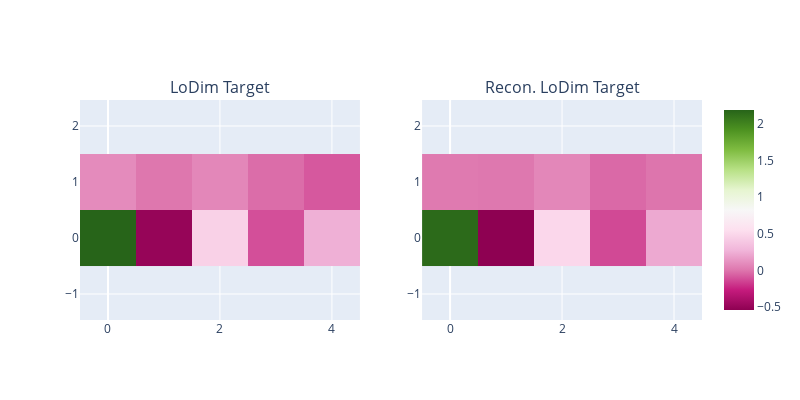

The notebook cell this image was saved under:
### Code cell
compare_images(
    y_proj[sample_idx].cpu(),
    y_proj_recon[sample_idx].cpu(),
    titles=["LoDim Target", "Recon. LoDim Target"],
)

### Figure 1 — Plotly figure (JSON) as saved in the notebook; plotly's stock layout.template omitted (floating-point values rounded to 4 significant figures)
{"data": [{"coloraxis": "coloraxis", "hovertemplate": "x: %{x}<br>y: %{y}<br>color: %{z}<extra></extra>", "name": "0", "type": "heatmap", "xaxis": "x", "yaxis": "y", "z": [[2.194, -0.5028, 0.4523, -0.1154, 0.2524], [0.08964, 0.006315, 0.07277, -0.02512, -0.08747]]}, {"coloraxis": "coloraxis", "hovertemplate": "x: %{x}<br>y: %{y}<br>color: %{z}<extra></extra>", "name": "0", "type": "heatmap", "xaxis": "x2", "yaxis": "y2", "z": [[2.156, -0.5432, 0.4956, -0.1338, 0.2212], [0.01603, 0.007829, 0.07308, -0.03708, -0.001677]]}], "layout": {"annotations": [{"font": {"size": 16}, "showarrow": false, "text": "LoDim Target", "x": 0.225, "xanchor": "center", "xref": "paper", "y": 1, "yanchor": "bottom", "yref": "paper"}, {"font": {"size": 16}, "showarrow": false, "text": "Recon. LoDim Target", "x": 0.775, "xanchor": "center", "xref": "paper", "y": 1, "yanchor": "bottom", "yref": "paper"}], "height": 400, "width": 800, "xaxis": {"anchor": "y", "domain": [0, 0.45], "scaleanchor": "y"}, "xaxis2": {"anchor": "y2", "domain": [0.55, 1], "scaleanchor": "y2"}, "yaxis": {"anchor": "x", "domain": [0, 1]}, "yaxis2": {"anchor": "x2", "domain": [0, 1]}}}
